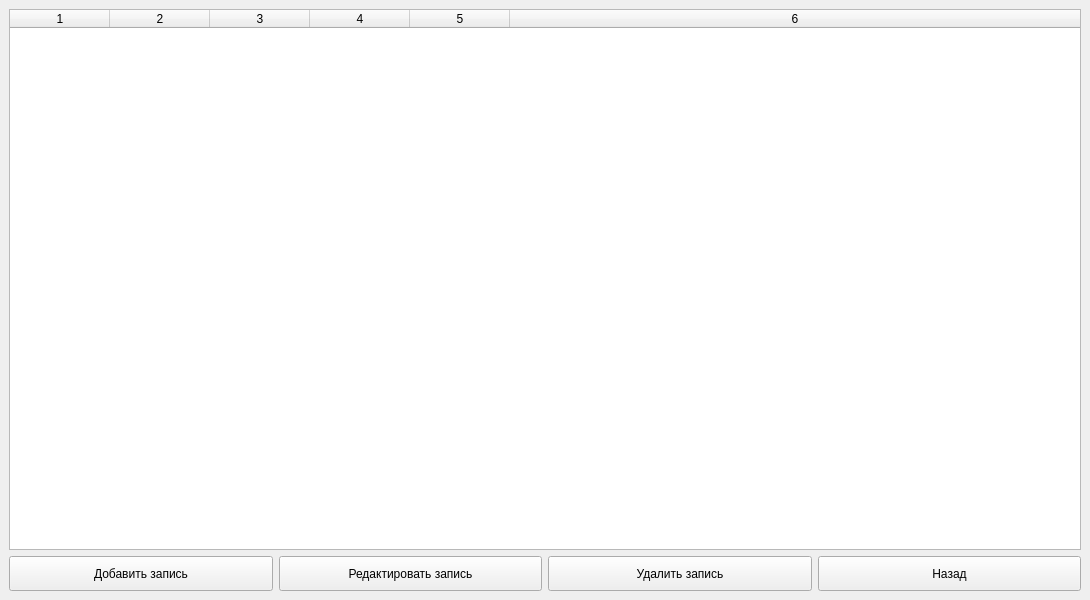
<?xml version="1.0" encoding="UTF-8"?>
<ui version="4.0">
 <class>MainWindow</class>
 <widget class="QMainWindow" name="MainWindow">
  <property name="geometry">
   <rect>
    <x>0</x>
    <y>0</y>
    <width>1090</width>
    <height>600</height>
   </rect>
  </property>
  <property name="minimumSize">
   <size>
    <width>1090</width>
    <height>600</height>
   </size>
  </property>
  <property name="maximumSize">
   <size>
    <width>1090</width>
    <height>600</height>
   </size>
  </property>
  <property name="windowTitle">
   <string notr="true">Студенты</string>
  </property>
  <widget class="QWidget" name="centralwidget">
   <layout class="QGridLayout" name="gridLayout">
    <item row="0" column="0" colspan="4">
     <widget class="QTableWidget" name="students_table">
      <property name="sizePolicy">
       <sizepolicy hsizetype="Expanding" vsizetype="Expanding">
        <horstretch>0</horstretch>
        <verstretch>94</verstretch>
       </sizepolicy>
      </property>
      <property name="editTriggers">
       <set>QAbstractItemView::NoEditTriggers</set>
      </property>
      <property name="selectionBehavior">
       <enum>QAbstractItemView::SelectRows</enum>
      </property>
      <property name="columnCount">
       <number>6</number>
      </property>
      <attribute name="horizontalHeaderStretchLastSection">
       <bool>true</bool>
      </attribute>
      <column/>
      <column/>
      <column/>
      <column/>
      <column/>
      <column/>
     </widget>
    </item>
    <item row="1" column="0">
     <widget class="QPushButton" name="add_button">
      <property name="enabled">
       <bool>true</bool>
      </property>
      <property name="sizePolicy">
       <sizepolicy hsizetype="Minimum" vsizetype="Preferred">
        <horstretch>0</horstretch>
        <verstretch>6</verstretch>
       </sizepolicy>
      </property>
      <property name="text">
       <string>Добавить запись</string>
      </property>
     </widget>
    </item>
    <item row="1" column="1">
     <widget class="QPushButton" name="edit_button">
      <property name="enabled">
       <bool>true</bool>
      </property>
      <property name="sizePolicy">
       <sizepolicy hsizetype="Minimum" vsizetype="Preferred">
        <horstretch>0</horstretch>
        <verstretch>6</verstretch>
       </sizepolicy>
      </property>
      <property name="text">
       <string>Редактировать запись</string>
      </property>
     </widget>
    </item>
    <item row="1" column="2">
     <widget class="QPushButton" name="delete_button">
      <property name="enabled">
       <bool>true</bool>
      </property>
      <property name="sizePolicy">
       <sizepolicy hsizetype="Minimum" vsizetype="Preferred">
        <horstretch>0</horstretch>
        <verstretch>6</verstretch>
       </sizepolicy>
      </property>
      <property name="text">
       <string>Удалить запись</string>
      </property>
     </widget>
    </item>
    <item row="1" column="3">
     <widget class="QPushButton" name="close_button">
      <property name="sizePolicy">
       <sizepolicy hsizetype="Minimum" vsizetype="Preferred">
        <horstretch>0</horstretch>
        <verstretch>6</verstretch>
       </sizepolicy>
      </property>
      <property name="text">
       <string>Назад</string>
      </property>
     </widget>
    </item>
   </layout>
  </widget>
 </widget>
 <resources/>
 <connections/>
</ui>
